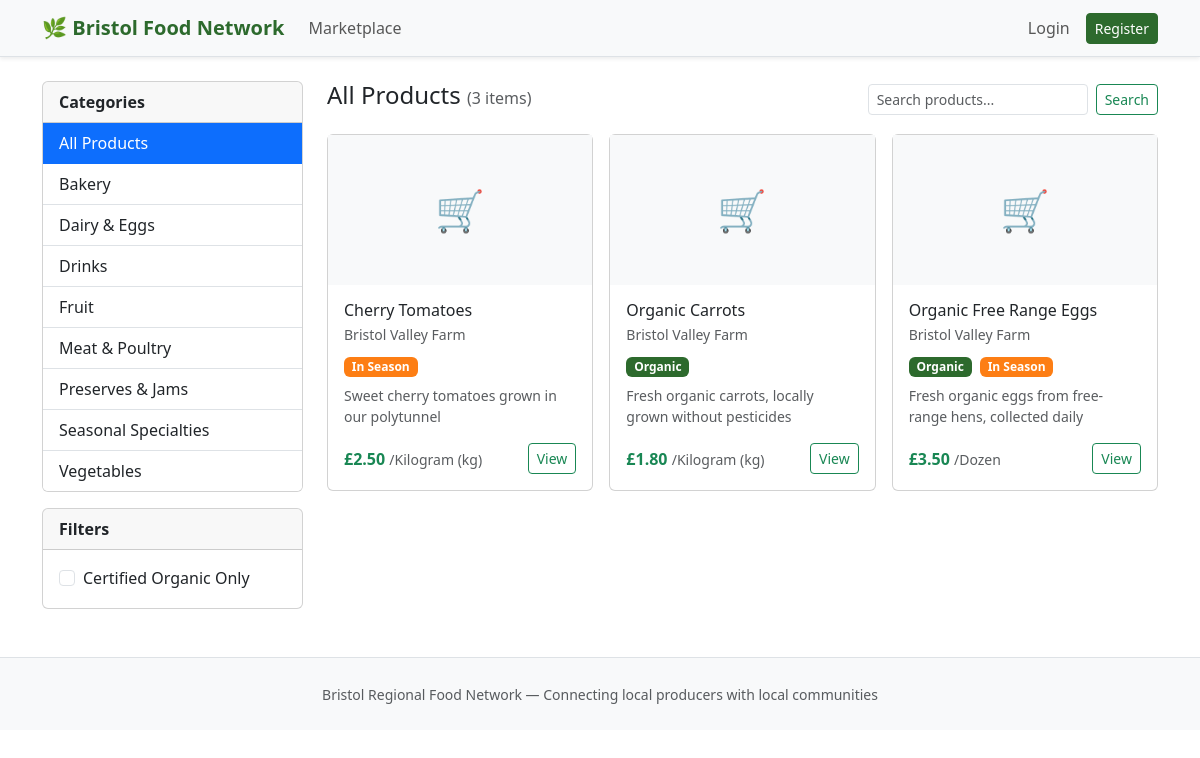
The app's page /marketplace/ with its own data.
### core/models.py (models this page shows, shortened)
class Category(models.Model):
    name = models.CharField(max_length=100, unique=True)
    slug = models.SlugField(unique=True)
    description = models.TextField(blank=True)
    class Meta:
        verbose_name_plural = 'categories'
        ordering = ['name']

class Product(models.Model):
    AVAILABILITY_CHOICES = [
        ('available', 'Available'),
        ('in_season', 'In Season'),
        ('out_of_season', 'Out of Season'),
        ('unavailable', 'Unavailable'),
    ]
    UNIT_CHOICES = [
        ('kg', 'Kilogram (kg)'),
        ('g', 'Gram (g)'),
        ('litre', 'Litre'),
        ('dozen', 'Dozen'),
        ('each', 'Each'),
        ('bunch', 'Bunch'),
        ('pack', 'Pack'),
    ]
    producer = models.ForeignKey(ProducerProfile, on_delete=models.CASCADE, related_name='products')
    category = models.ForeignKey(Category, on_delete=models.PROTECT, related_name='products')
    name = models.CharField(max_length=200)
    description = models.TextField()
    price = models.DecimalField(
        max_digits=8, decimal_places=2,
        validators=[MinValueValidator(Decimal('0.01'))]
    )
    unit = models.CharField(max_length=20, choices=UNIT_CHOICES, default='each')
    stock_quantity = models.DecimalField(max_digits=10, decimal_places=2, default=0)
    low_stock_threshold = models.DecimalField(max_digits=10, decimal_places=2, default=10)
    availability = models.CharField(max_length=20, choices=AVAILABILITY_CHOICES, default='available')
    is_organic = models.BooleanField(default=False)
    harvest_date = models.DateField(null=True, blank=True)
    best_before_date = models.DateField(null=True, blank=True)
    season_start_month = models.PositiveIntegerField(
        null=True, blank=True,
        validators=[MinValueValidator(1), MaxValueValidator(12)]
    )
    season_end_month = models.PositiveIntegerField(
        null=True, blank=True,
        validators=[MinValueValidator(1), MaxValueValidator(12)]
    )
    image = models.ImageField(upload_to='products/', null=True, blank=True)
    is_surplus = models.BooleanField(default=False)
    surplus_discount_percent = models.PositiveIntegerField(
        default=0,
        validators=[MaxValueValidator(100)]
    )
    surplus_expiry = models.DateTimeField(null=True, blank=True)
    created_at = models.DateTimeField(auto_now_add=True)
    updated_at = models.DateTimeField(auto_now=True)
    class Meta:
        ordering = ['name']

class ProducerProfile(models.Model):
    user = models.OneToOneField(User, on_delete=models.CASCADE, related_name='producer_profile')
    business_name = models.CharField(max_length=200)
    contact_name = models.CharField(max_length=100)
    farm_address = models.TextField()
    farm_postcode = models.CharField(max_length=10)
    description = models.TextField(blank=True)
    lead_time_hours = models.PositiveIntegerField(
        default=48,
        help_text="Minimum hours needed to prepare orders"
    )

### core/views.py (the view)
# urls.py: path('marketplace/', views.marketplace, name='marketplace'),
def marketplace(request):
    products = Product.objects.filter(
        availability__in=['available', 'in_season'],
        stock_quantity__gt=0
    ).select_related('producer', 'category')
    category_slug = request.GET.get('category', '').strip()
    search_query = request.GET.get('q', '').strip()
    organic_only = request.GET.get('organic') == '1'
    if category_slug:
        products = products.filter(category__slug=category_slug)
    if search_query:
        products = products.filter(
            Q(name__icontains=search_query) |
            Q(description__icontains=search_query) |
            Q(producer__business_name__icontains=search_query)
        )
    if organic_only:
        products = products.filter(is_organic=True)
    categories = Category.objects.all()
    selected_category = Category.objects.filter(slug=category_slug).first() if category_slug else None
    return render(request, 'marketplace/browse.html', {
        'products': products,
        'categories': categories,
        'selected_category': selected_category,
        'search_query': search_query,
        'organic_only': organic_only,
    })

### core/context_processors.py (called while the page is built)
def cart_count(request):
    if request.user.is_authenticated and not request.user.is_producer():
        try:
            cart = Cart.objects.get(customer=request.user)
            return {'cart_count': cart.item_count}
        except Cart.DoesNotExist:
            pass
    return {'cart_count': 0}

### templates/marketplace/browse.html (shortened to what this page needs)
{% extends 'base.html' %}
{% block content %}
<div class="row">
    <div class="col-md-3">
        <div class="card mb-3">
            <div class="card-header fw-semibold">Categories</div>
            <div class="list-group list-group-flush">
                <a href="{% url 'marketplace' %}{% if search_query %}?q={{ search_query }}{% endif %}"
                   class="list-group-item list-group-item-action {% if not selected_category %}active{% endif %}">
                    All Products
                </a>
                {% for cat in categories %}
                <a href="{% url 'marketplace' %}?category={{ cat.slug }}{% if search_query %}&q={{ search_query }}{% endif %}"
                   class="list-group-item list-group-item-action {% if selected_category.pk == cat.pk %}active{% endif %}">
                    {{ cat.name }}
                </a>
                {% endfor %}
            </div>
        </div>
        <div class="card">
            <div class="card-header fw-semibold">Filters</div>
            <div class="card-body">
                <form method="get">
                    <div class="form-check">
                        <input class="form-check-input" type="checkbox" name="organic" value="1"
                               id="organicCheck" {% if organic_only %}checked{% endif %} onchange="this.form.submit()">
                        <label class="form-check-label" for="organicCheck">Certified Organic Only</label>
                    </div>
                </form>
            </div>
        </div>
    </div>
    <div class="col-md-9">
        <div class="d-flex justify-content-between align-items-center mb-3">
            <h4>
                {% if selected_category %}{{ selected_category.name }}{% else %}All Products{% endif %}
                <small class="text-muted fs-6">({{ products|length }} items)</small>
            </h4>
            <form method="get" class="d-flex gap-2">
                <input type="text" class="form-control form-control-sm" name="q"
                       placeholder="Search products..." value="{{ search_query }}">
                <button class="btn btn-sm btn-outline-success" type="submit">Search</button>
            </form>
        </div>
        <div class="row g-3">
            {% for product in products %}
            <div class="col-md-4">
                <div class="card h-100">
                    {% if product.image %}
                    <img src="{{ product.image.url }}" class="card-img-top" style="height:150px;object-fit:cover;" alt="{{ product.name }}">
                    {% else %}
                    <div class="bg-light d-flex align-items-center justify-content-center" style="height:150px;font-size:2.5rem;">🛒</div>
                    {% endif %}
                    <div class="card-body d-flex flex-column">
                        <h6 class="card-title mb-1">{{ product.name }}</h6>
                        <small class="text-muted mb-2">{{ product.producer.business_name }}</small>
                        <div class="mb-2">
                            {% if product.is_organic %}<span class="badge badge-organic me-1">Organic</span>{% endif %}
                            {% if product.availability == 'in_season' %}<span class="badge seasonal-badge me-1">In Season</span>{% endif %}
                        </div>
                        <p class="small text-muted flex-grow-1">{{ product.description|truncatewords:12 }}</p>
                        <div class="d-flex justify-content-between align-items-center mt-auto">
                            <div>
                                {% if product.is_surplus and product.surplus_discount_percent > 0 %}
                                <small class="text-decoration-line-through text-muted">£{{ product.price }}</small>
                                <strong class="text-success"> £{{ product.discounted_price }}</strong>
                                {% else %}
                                <strong class="text-success">£{{ product.price }}</strong>
                                {% endif %}
                                <small class="text-muted">/{{ product.get_unit_display }}</small>
                            </div>
                            <a href="{% url 'product_detail' product.pk %}" class="btn btn-sm btn-outline-success">View</a>
                        </div>
                    </div>
                </div>
            </div>
            {% empty %}
            <div class="col-12">
                <p class="text-muted">No products available in this category.</p>
            </div>
            {% endfor %}
        </div>
    </div>
</div>
{% endblock %}

### templates/base.html (style rules this page uses)
.badge-organic { background-color: #2d6a2d; color: white; }
.seasonal-badge { background-color: #fd7e14; color: white; }

### records on screen
Category: name "Bakery"
Category: name "Dairy & Eggs"
Category: name "Drinks"
Category: name "Fruit"
Category: name "Meat & Poultry"
Category: name "Preserves & Jams"
Category: name "Seasonal Specialties"
Category: name "Vegetables"
Product: name "Cherry Tomatoes", producer.business_name "Bristol Valley Farm", availability "In Season", description "Sweet cherry tomatoes grown in our polytunnel", price "2.50", unit "Kilogram (kg)"
Product: name "Organic Carrots", producer.business_name "Bristol Valley Farm", is_organic "Organic", description "Fresh organic carrots, locally grown without pesticides", price "1.80", unit "Kilogram (kg)"
Product: name "Organic Free Range Eggs", producer.business_name "Bristol Valley Farm", is_organic "Organic", availability "In Season", description "Fresh organic eggs from free-range hens, collected daily", price "3.50", unit "Dozen"

### other values on screen
{{ products|length }} "3"
